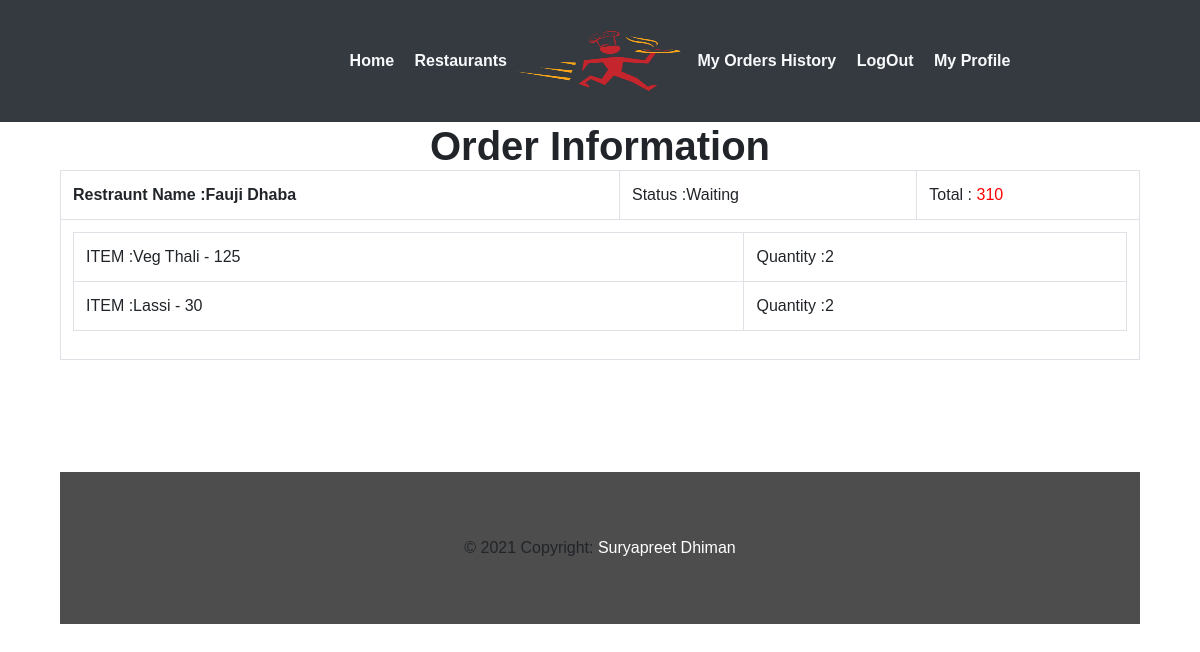
The app's page /myorders/ (signed in) with its own data.
### webapp/models.py (models this page shows, shortened)
class Order(models.Model):
	id 				= models.AutoField(primary_key=True)
	total_amount    = models.IntegerField(default=0)
	timestamp       = models.DateTimeField(auto_now_add=True)
	delivery_addr   = models.CharField(max_length=50,blank=True)
	orderedBy       = models.ForeignKey(User ,on_delete=models.CASCADE)
	r_id			= models.ForeignKey(Restaurant ,on_delete=models.CASCADE)
	ORDER_STATE_WAITING 	 = "Waiting"
	ORDER_STATE_PLACED 		 = "Placed"
	ORDER_STATE_ACKNOWLEDGED = "Acknowledged"
	ORDER_STATE_COMPLETED    = "Completed"
	ORDER_STATE_CANCELLED    = "Cancelled"
	ORDER_STATE_DISPATCHED   = "Dispatched"
	ORDER_STATE_CHOICES = (
		(ORDER_STATE_WAITING,ORDER_STATE_WAITING),
	    (ORDER_STATE_PLACED, ORDER_STATE_PLACED),
	    (ORDER_STATE_ACKNOWLEDGED, ORDER_STATE_ACKNOWLEDGED),
	    (ORDER_STATE_COMPLETED, ORDER_STATE_COMPLETED),
	    (ORDER_STATE_CANCELLED, ORDER_STATE_CANCELLED),
	    (ORDER_STATE_DISPATCHED, ORDER_STATE_DISPATCHED)
	)
	status = models.CharField(max_length=50,choices=ORDER_STATE_CHOICES,default=ORDER_STATE_WAITING)

class Restaurant(models.Model):
	user        = models.OneToOneField(settings.AUTH_USER_MODEL,on_delete=models.CASCADE)
	rname 		= models.CharField(max_length=100,blank=False)
	info	 	= models.CharField(max_length=40,blank=False)
	min_ord		= models.CharField(max_length=5,blank=False)
	location    = models.CharField(max_length=40,blank=False)
	r_logo      = models.FileField(blank=False)
	REST_STATE_OPEN    = "Open"
	REST_STATE_CLOSE   = "Closed"
	REST_STATE_CHOICES =(
			(REST_STATE_OPEN,REST_STATE_OPEN),
			(REST_STATE_CLOSE,REST_STATE_CLOSE)
		)
	status 	= models.CharField(max_length=50,choices=REST_STATE_CHOICES,default=REST_STATE_OPEN,blank=False)
	approved = models.BooleanField(blank=False,default=True)
	def __str__(self):
		return self.rname

class orderItem(models.Model):
	id 			= models.AutoField(primary_key=True)
	item_id 	= models.ForeignKey(Menu ,on_delete=models.CASCADE)
	ord_id  	= models.ForeignKey(Order,on_delete=models.CASCADE)
	quantity 	= models.IntegerField(default=0)

class Menu(models.Model):
	id 		 = models.AutoField(primary_key=True)
	item_id  = models.ForeignKey(Item,on_delete=models.CASCADE)
	r_id     = models.ForeignKey(Restaurant,on_delete=models.CASCADE)
	price    = models.IntegerField(blank=False)
	quantity = models.IntegerField(blank=False,default=0)
	def __str__(self):
		return self.item_id.fname+' - '+str(self.price)

class Item(models.Model):
	id 			= models.AutoField(primary_key=True)
	fname 		= models.CharField(max_length=30,blank=False)
	category 	= models.CharField(max_length=50,blank=False)

### webapp/views.py (the view)
# urls.py: path('myorders/',views.myorders,name='myorders'),
@csrf_exempt
def  myorders(request):
    if request.method=='POST':
        return redirect('myorders')
    data=[]
    orders =Order.objects.filter(orderedBy=request.user.id)
    for  i in  orders:
        items_list = orderItem.objects.filter(ord_id=i.id)
        data.append((i,items_list))
    data.reverse()
    context = {
		"data":data
	}
    return render(request,"webapp/myorders.html",context)

### webapp/templates/webapp/myorders.html (shortened to what this page needs)
{% extends 'webapp/base.html'%}
{% block body %}
            <div class="container">
			   <div class="col">
			  <center><h1><strong>Order Information</strong></h1>
			  <table class="table  table-bordered  ">
					 {% for i in data %}
                <tr> <td> <strong>Restraunt Name :{{i.0.r_id}} </td> <td> Status :{{i.0.status}} </td><td> Total : <span style="color:red">{{i.0.total_amount}}</span> </strong> </td></tr>
							 <tr><td colspan=3>
							  <table class="table " >
							  {% for x in i.1 %}
							   <tr> <td> ITEM  :{{x.item_id}} </td> <td>    Quantity :{{x.quantity}} </td> </<tr>
							   {% endfor %}
							   </table>
							   </td>
							   </tr>
					{% endfor %}
   </table>
{% endblock %}

### webapp/static/webapp/css/style.css (style rules this page uses)
body { padding:0; margin:0; font-family: 'Source Sans Pro', sans-serif; }
h1,h2,h3,h4,h5,h6 { margin:0; }

### records on screen
Order: r_id.rname "Fauji Dhaba", status "Waiting", total_amount "310"
orderItem: item_id "Veg Thali - 125", quantity "2"
orderItem: item_id "Lassi - 30", quantity "2"
